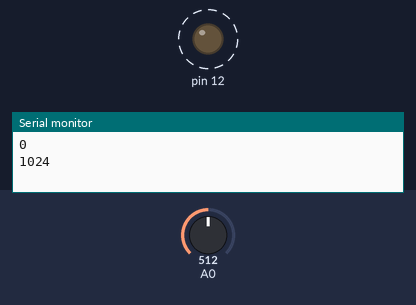
The sketch below on a simulated Arduino Uno, built with avr-gcc and run on an emulated ATmega328P. On the bench: output pins drawn as LEDs (lit = HIGH), the last lines printed to the serial monitor. Dashed ring = blinking. The test bench sets the inputs (shaded band); at power-on: A0 = 512.

Above: at 1.8 s.
1.9 s: A0 set to 306
At 2.2 s:
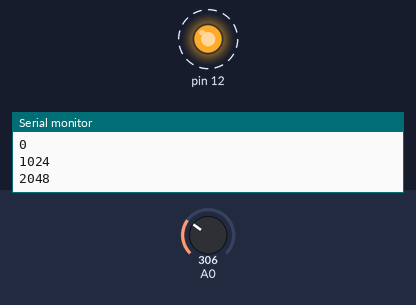
5.4 s: A0 set to 122
At 5.57 s:
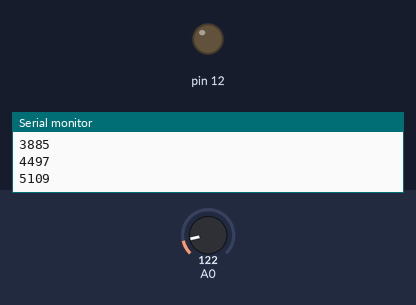
Timing chart, 0 to 14.9 s (numbered marks = the images above; inputs shaded):
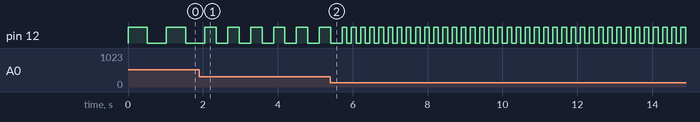

Measured:
- after the input at 1.9 s, pin 12: alternates HIGH for 0.31 s and LOW for 0.31 s, starting after 0.46 s
- by itself, pin 12: alternates HIGH for 0.51 s and LOW for 0.51 s

The sketch:

analog_01.ino
```cpp
/*
Let's read some analog values.
 */

int d;

void setup() {
  pinMode(A0, INPUT);
  pinMode(12,OUTPUT);
  Serial.begin(9600);
}

void loop() {
  d = analogRead(A0);
  Serial.println(millis());
  digitalWrite(12,HIGH);
  delay(d);
  digitalWrite(12,LOW);
  delay(d);
}
```
